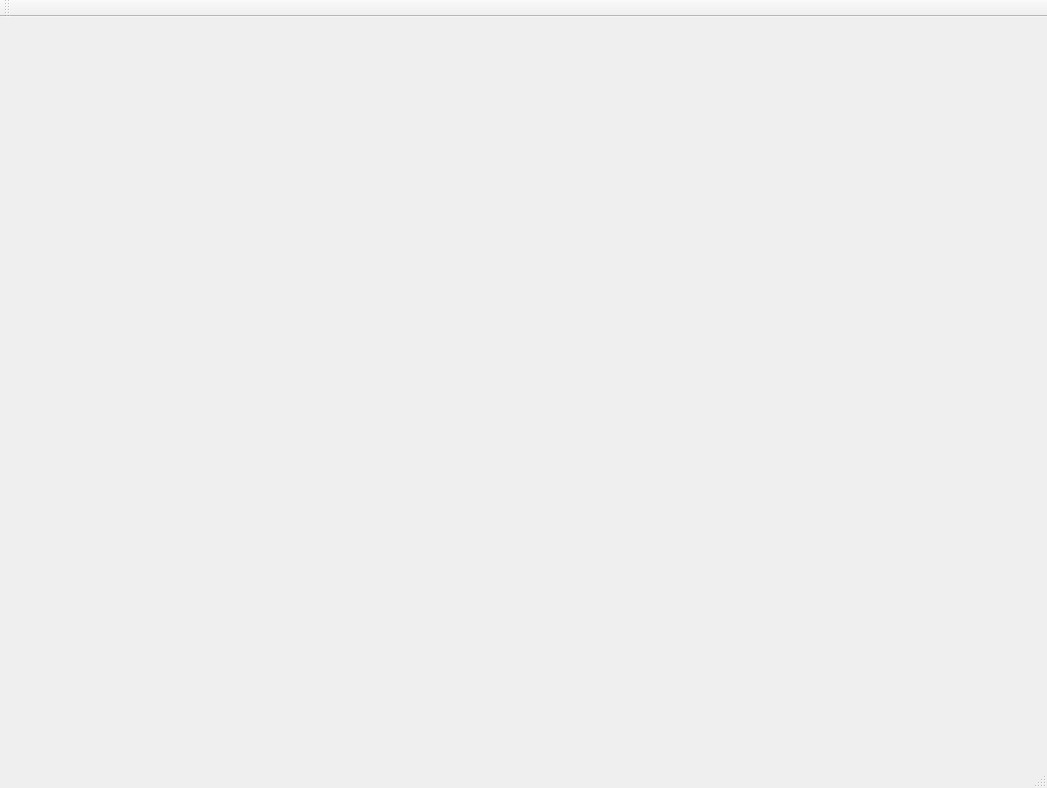
<?xml version="1.0" encoding="UTF-8"?>
<ui version="4.0">
 <class>MainWindow</class>
 <widget class="QMainWindow" name="MainWindow">
  <property name="geometry">
   <rect>
    <x>0</x>
    <y>0</y>
    <width>1047</width>
    <height>788</height>
   </rect>
  </property>
  <property name="windowTitle">
   <string>OpenGL in Qt</string>
  </property>
  <widget class="QWidget" name="centralWidget">
   <layout class="QVBoxLayout" name="verticalLayout">
    <item>
     <layout class="QVBoxLayout" name="OpenGLLayout"/>
    </item>
   </layout>
  </widget>
  <widget class="QMenuBar" name="menuBar">
   <property name="geometry">
    <rect>
     <x>0</x>
     <y>0</y>
     <width>1047</width>
     <height>22</height>
    </rect>
   </property>
  </widget>
  <widget class="QToolBar" name="mainToolBar">
   <attribute name="toolBarArea">
    <enum>TopToolBarArea</enum>
   </attribute>
   <attribute name="toolBarBreak">
    <bool>false</bool>
   </attribute>
  </widget>
  <widget class="QStatusBar" name="statusBar"/>
 </widget>
 <layoutdefault spacing="6" margin="11"/>
 <resources/>
 <connections/>
</ui>
